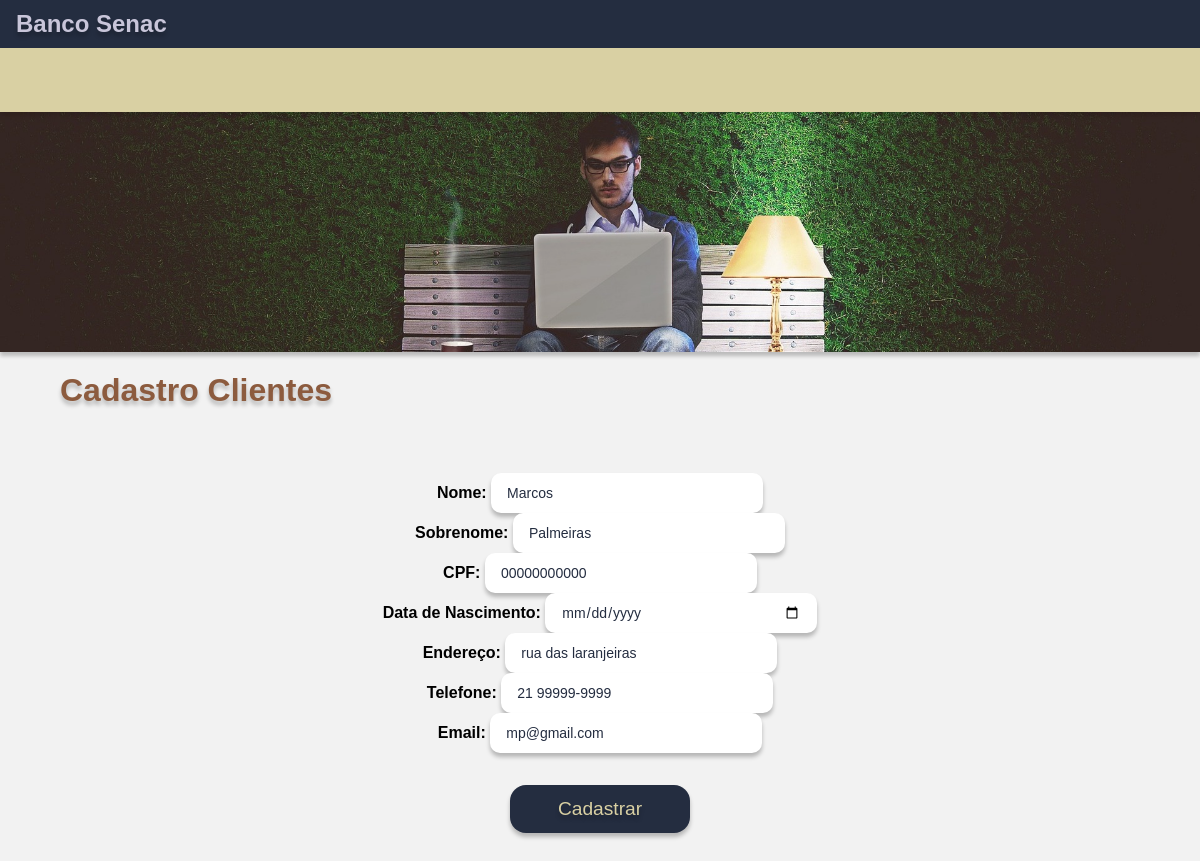
/cliente_editar/1, run on the app's committed database.
### clientes/models.py (models this page shows, shortened)
class Cliente(models.Model):
    nome = models.CharField(max_length=100) # Nome do cliente, string de até 100 caracteres
    sobrenome = models.CharField(max_length=100) # Sobrenome do cliente, string de até 100 caracteres
    cpf = models.CharField(max_length=11, unique=True) # CPF do cliente, string de 11 caracteres, deve ser único
    data_nascimento = models.DateField() # Data de nascimento do cliente
    endereco = models.CharField(max_length=200) # Endereço completo do cliente, string de até 200 caracteres
    telefone = models.CharField(max_length=20, blank=True, null=True) # Telefone do cliente, opcional (blank=True, null=True)
    email = models.EmailField(unique=True) # Email do cliente, deve ser único e formatado como email
    data_cadastro = models.DateTimeField(auto_now_add=True) # Data e hora do cadastro, preenchido automaticamente na criação
    class Meta:
        verbose_name = "Cliente" # Nome singular amigável para o modelo no painel administrativo
        verbose_name_plural = "Clientes" # Nome plural amigável para o modelo no painel administrativo
        ordering = ['nome', 'sobrenome'] # Define a ordem padrão dos registros ao consultá-los

### clientes/views.py (the view)
# urls.py: path('cliente_editar/<int:pk>', Editar.as_view(), name="cliente_update")
class Editar(UpdateView):
    model = Cliente
    form_class = ClienteForm
    template_name = 'clientes/forms_cliente.html'
    success_url = reverse_lazy('lista_cliente')

### clientes/templates/clientes/forms_cliente.html (shortened to what this page needs)
{% extends 'base.html' %}
{% block content %}
<section>
    <div class="titulo"><h2>Cadastro Clientes</h2></div>
</section>
<section>
     <form action="" method="post">
        <div class="row">
            <div class='col-4'>
                <label for="id_nome"><strong>Nome:</strong>  </label>
                 {{ form.nome }}
            </div>
            <div class='col'>
                <label for="id_nome"><strong>Sobrenome:</strong></label>
                {{ form.sobrenome  }}
            </div>
            <div class='col-2'>
                <label for="id_nome"><strong>CPF:</strong></label>
                {{ form.cpf }}
            </div>
        </div>
         <div class="row">
            <div class='col-4'>
                <label for="id_nome"><strong>Data de Nascimento:</strong>  </label>
                 {{ form.data_nascimento }}
            </div>
            <div class='col'>
                <label for="id_nome"><strong>Endereço:</strong></label>
                {{ form.endereco  }}
            </div>
        </div>
         <div class="row">
            <div class='col-4'>
                <label for="id_nome"><strong>Telefone:</strong>  </label>
                 {{ form.telefone }}
            </div>
            <div class='col'>
                <label for="id_nome"><strong>Email:</strong></label>
                {{ form.email  }}
            </div>
        </div>
       <div class='row mt-3 mb-3'>
        <div class=col->
            <button class ="btn btn-secondary" type="submit">Cadastrar</button>
        </div>
       </div>
    </form>
</section>
{% endblock %}

### clientes/static/css/cliente.css (style rules this page uses)
* { border: 0; padding: 0; margin: 0; font-family: 'ADLaM Display', Arial, sans-serif; }
body { background-color: #F2F2F2; }
main section { display:flex ; justify-content: space-between; align-items: center; width: 90vw; height: auto; font-family: "Arial"; margin: 1rem auto; }
main section h2 { color: #8C5B3E; text-shadow: 0px 4px 4px rgba(0, 0, 0, 0.25); font-family: "Arial", sans-serif; font-weight: bold; font-size: 2rem; }
form { display: flex; flex-direction: column; justify-content:space-between; align-items: center; width: 100vw; height: auto; margin: 2rem auto; font-family: "Arial"; text-align: center; }
form input { width: 20vw; height: 1vh; padding: 1rem; box-shadow: 0px 4px 4px rgba(0, 0, 0, 0.25); background: #FFFFFF; color: #242D40; border-radius: 10px 10px 10px 10px; font-family: "Arial"; font-weight: 400; font-size: 14px; text-align: left; }
form button { display: flex; justify-content: center; align-items: center; width: 15vw; height: 6vh; padding: 2px; box-shadow: 0px 4px 4px rgba(0, 0, 0, 0.25); background: #242D40; border-radius: 1rem; margin-top: 2rem; font-size: 1.2rem; color: #D9D0A3; text-shadow: 0px 4px 4px rgba(0, 0, 0, 0.25); cursor: pointer; outline: none; transition: background-color 0.2s ease, transform 0.1s ease, box-shadow 0.2s ease; }

### data on the page
Cliente: nome "Marcos", sobrenome "Palmeiras", cpf "00000000000", endereco "rua das laranjeiras", telefone "21 99999-9999", email "mp@gmail.com"
